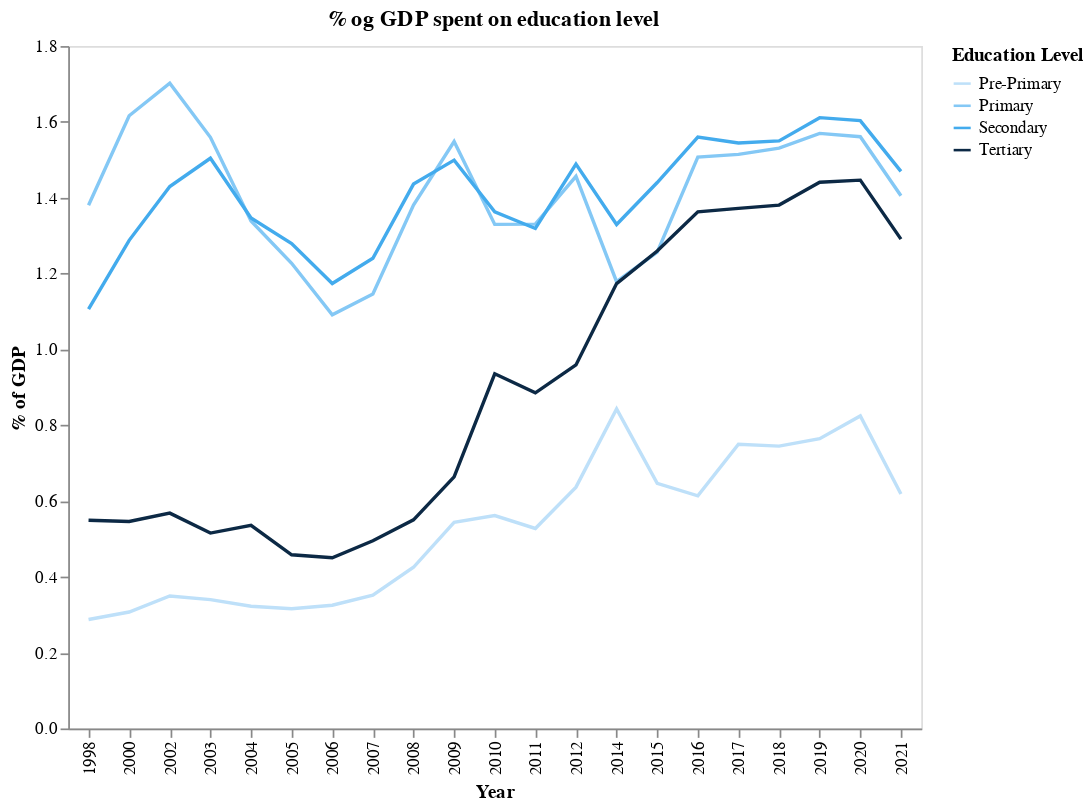

Notebook source saved alongside this figure:
### Code cell
chart_8 = alt.Chart(spend_long).mark_line().encode(
    x = alt.X("year:N").title("Year"),
    y = alt.Y("value").title("% of GDP"),
    color = alt.Color("level",
                      scale = alt.Scale(
                          domain = levels,
                          range = colors
                      )).title("Education Level")).properties(
        title = "% og GDP spent on education level",
        width = 500,
        height = 400).configure_axis(
            grid = False
        )
chart_8.save("../png_charts/spending.png")
chart_8

### Figure 1 — Vega-Lite specification as saved in the notebook (floating-point values rounded to 4 significant figures)
{"config": {"view": {"continuousWidth": 300, "continuousHeight": 300}, "axis": {"grid": false}}, "data": {"name": "data-ad41b40229ceda2af164463c13ae06ad"}, "mark": {"type": "line"}, "encoding": {"color": {"field": "level", "scale": {"domain": ["Pre-Primary", "Primary", "Secondary", "Tertiary"], "range": ["#bee0f9", "#84c8f5", "#43abed", "#0C2945"]}, "title": "Education Level", "type": "nominal"}, "x": {"field": "year", "title": "Year", "type": "nominal"}, "y": {"field": "value", "title": "% of GDP", "type": "quantitative"}}, "height": 400, "title": "% og GDP spent on education level", "width": 500, "$schema": "https://vega.github.io/schema/vega-lite/v5.20.1.json", "datasets": {"data-ad41b40229ceda2af164463c13ae06ad": [{"year": 1998, "level": "Pre-Primary", "value": 0.2874}, {"year": 2000, "level": "Pre-Primary", "value": 0.3072}, {"year": 2002, "level": "Pre-Primary", "value": 0.3493}, {"year": 2003, "level": "Pre-Primary", "value": 0.3399}, {"year": 2004, "level": "Pre-Primary", "value": 0.3223}, {"year": 2005, "level": "Pre-Primary", "value": 0.3159}, {"year": 2006, "level": "Pre-Primary", "value": 0.3251}, {"year": 2007, "level": "Pre-Primary", "value": 0.3516}, {"year": 2008, "level": "Pre-Primary", "value": 0.4252}, {"year": 2009, "level": "Pre-Primary", "value": 0.5437}, {"year": 2010, "level": "Pre-Primary", "value": 0.5615}, {"year": 2011, "level": "Pre-Primary", "value": 0.5275}, {"year": 2012, "level": "Pre-Primary", "value": 0.6366}, {"year": 2014, "level": "Pre-Primary", "value": 0.8427}, {"year": 2015, "level": "Pre-Primary", "value": 0.6464}, {"year": 2016, "level": "Pre-Primary", "value": 0.6136}, {"year": 2017, "level": "Pre-Primary", "value": 0.7496}, {"year": 2018, "level": "Pre-Primary", "value": 0.7447}, {"year": 2019, "level": "Pre-Primary", "value": 0.7642}, {"year": 2020, "level": "Pre-Primary", "value": 0.8243}, {"year": 2021, "level": "Pre-Primary", "value": 0.6184}, {"year": 1998, "level": "Primary", "value": 1.38}, {"year": 2000, "level": "Primary", "value": 1.616}, {"year": 2002, "level": "Primary", "value": 1.702}, {"year": 2003, "level": "Primary", "value": 1.559}, {"year": 2004, "level": "Primary", "value": 1.338}, {"year": 2005, "level": "Primary", "value": 1.227}, {"year": 2006, "level": "Primary", "value": 1.091}, {"year": 2007, "level": "Primary", "value": 1.146}, {"year": 2008, "level": "Primary", "value": 1.38}, {"year": 2009, "level": "Primary", "value": 1.548}, {"year": 2010, "level": "Primary", "value": 1.33}, {"year": 2011, "level": "Primary", "value": 1.33}, {"year": 2012, "level": "Primary", "value": 1.456}, {"year": 2014, "level": "Primary", "value": 1.178}, {"year": 2015, "level": "Primary", "value": 1.256}, {"year": 2016, "level": "Primary", "value": 1.507}, {"year": 2017, "level": "Primary", "value": 1.514}, {"year": 2018, "level": "Primary", "value": 1.531}, {"year": 2019, "level": "Primary", "value": 1.57}, {"year": 2020, "level": "Primary", "value": 1.561}, {"year": 2021, "level": "Primary", "value": 1.405}, {"year": 1998, "level": "Secondary", "value": 1.106}, {"year": 2000, "level": "Secondary", "value": 1.288}, {"year": 2002, "level": "Secondary", "value": 1.429}, {"year": 2003, "level": "Secondary", "value": 1.504}, {"year": 2004, "level": "Secondary", "value": 1.347}, {"year": 2005, "level": "Secondary", "value": 1.279}, {"year": 2006, "level": "Secondary", "value": 1.174}, {"year": 2007, "level": "Secondary", "value": 1.24}, {"year": 2008, "level": "Secondary", "value": 1.436}, {"year": 2009, "level": "Secondary", "value": 1.499}, {"year": 2010, "level": "Secondary", "value": 1.363}, {"year": 2011, "level": "Secondary", "value": 1.319}, {"year": 2012, "level": "Secondary", "value": 1.489}, {"year": 2014, "level": "Secondary", "value": 1.329}, {"year": 2015, "level": "Secondary", "value": 1.44}, {"year": 2016, "level": "Secondary", "value": 1.56}, {"year": 2017, "level": "Secondary", "value": 1.545}, {"year": 2018, "level": "Secondary", "value": 1.55}, {"year": 2019, "level": "Secondary", "value": 1.611}, {"year": 2020, "level": "Secondary", "value": 1.603}, {"year": 2021, "level": "Secondary", "value": 1.469}, {"year": 1998, "level": "Tertiary", "value": 0.5491}, {"year": 2000, "level": "Tertiary", "value": 0.5461}, {"year": 2002, "level": "Tertiary", "value": 0.5679}, {"year": 2003, "level": "Tertiary", "value": 0.5153}, {"year": 2004, "level": "Tertiary", "value": 0.5356}, {"year": 2005, "level": "Tertiary", "value": 0.4581}, {"year": 2006, "level": "Tertiary", "value": 0.4503}, {"year": 2007, "level": "Tertiary", "value": 0.495}, {"year": 2008, "level": "Tertiary", "value": 0.5504}, {"year": 2009, "level": "Tertiary", "value": 0.6638}, {"year": 2010, "level": "Tertiary", "value": 0.9355}, {"year": 2011, "level": "Tertiary", "value": 0.8851}, {"year": 2012, "level": "Tertiary", "value": 0.9589}, {"year": 2014, "level": "Tertiary", "value": 1.173}, {"year": 2015, "level": "Tertiary", "value": 1.259}, {"year": 2016, "level": "Tertiary", "value": 1.363}, {"year": 2017, "level": "Tertiary", "value": 1.372}, {"year": 2018, "level": "Tertiary", "value": 1.38}, {"year": 2019, "level": "Tertiary", "value": 1.441}, {"year": 2020, "level": "Tertiary", "value": 1.446}, {"year": 2021, "level": "Tertiary", "value": 1.291}]}}
